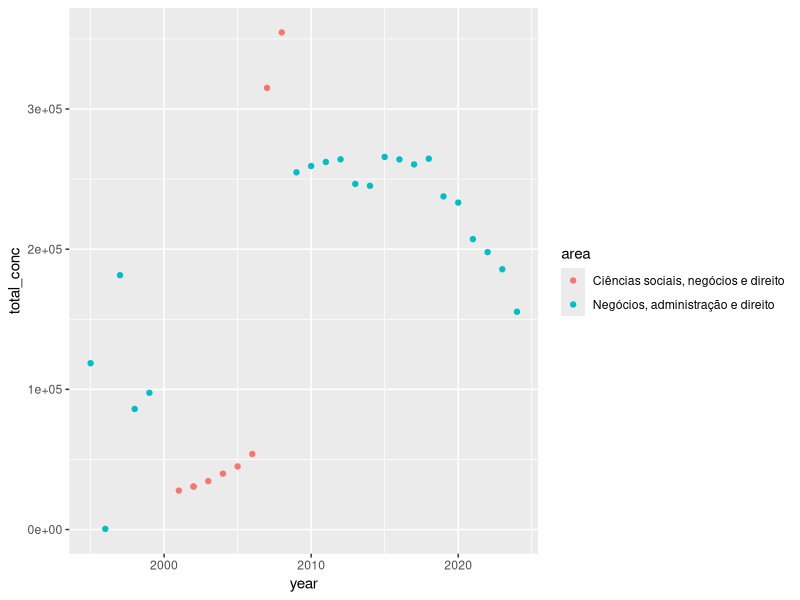
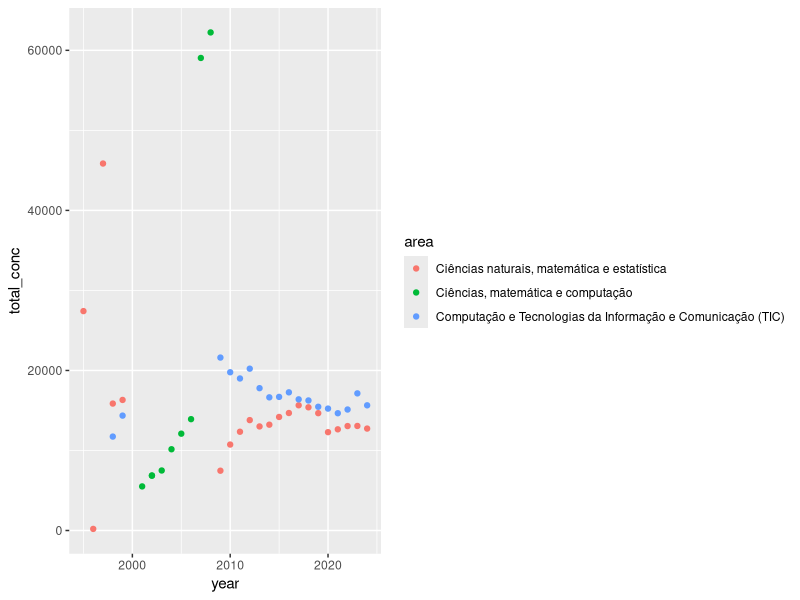
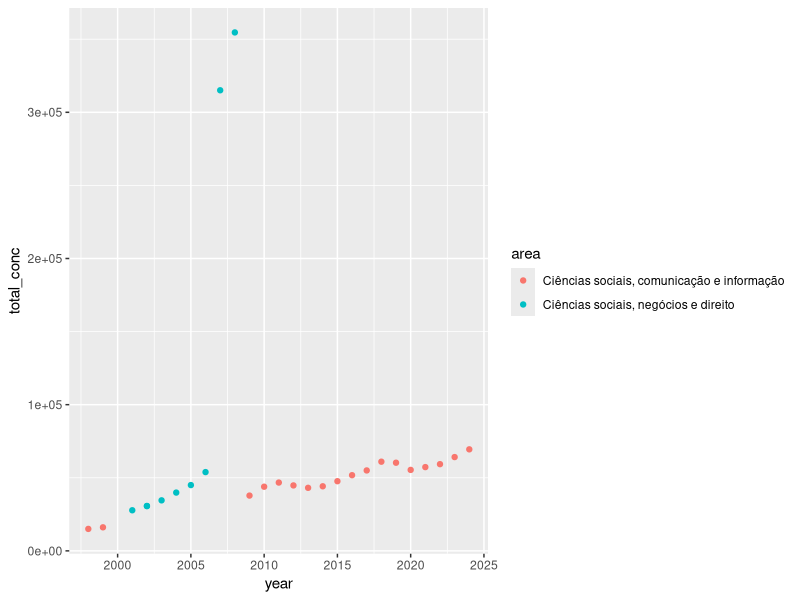
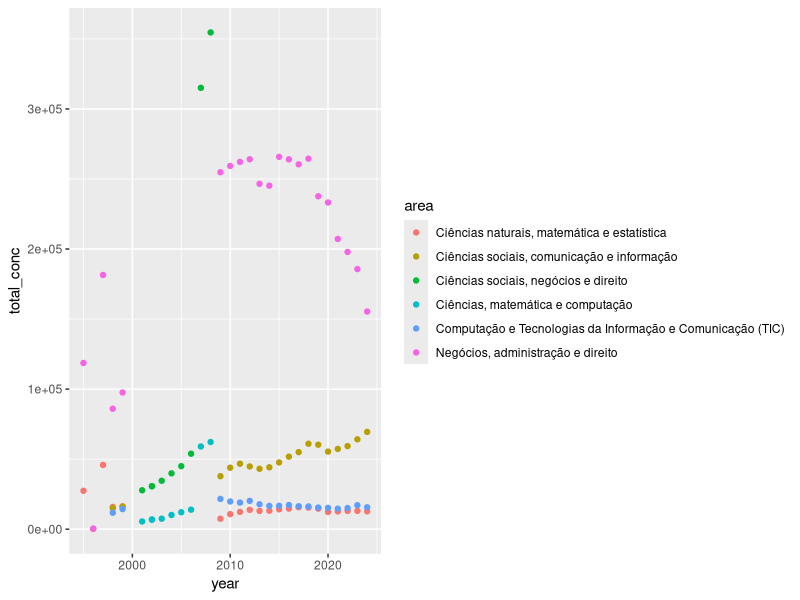

Recreate these plots in R, in order. (Note: this script raises an error after producing the figures.)
library( tidyverse )

#combining the brazil education data

br1995_99 = read_csv("1995_1999_clean.csv")
br2000_08 = read_csv("2000_2008_clean.csv")
br2009_13 = read_csv("censo_2009_13.csv")
br2014_24 = read_csv("censo_2014_24.csv")


brazil_ed = bind_rows(br1995_99,br2000_08,br2009_13,br2014_24)


brazil_ed = brazil_ed %>% 
  rename( "area" = NO_CINE_AREA_GERAL,
          "year" = NU_ANO_CENSO,
          "total_conc" = QT_CONC,
          "total_fem" =  QT_CONC_FEM,
          "total_masc" = QT_CONC_MASC) %>% 
  filter(area != "Programas ou Cursos Gerais")


table(brazil_ed$area)

#which major categories can we combine?
brazil_ed %>% 
  filter(str_detect(area, "direito")) %>%
  #filter(area == "Negócios, administração e direito") %>% 
  ggplot(aes(year, total_conc, col = area))+
  geom_point()
#these don't overlap, look ok to combine

brazil_ed %>% 
  filter(str_detect(area, "matemática") 
         | str_detect(area, "computação")
         | str_detect(area, "Computação")) %>%
  ggplot(aes(year, total_conc, col = area))+
  geom_point()

brazil_ed %>% 
  filter(str_detect(area, "sociais")) %>%
  ggplot(aes(year, total_conc, col = area))+
  geom_point()

table(brazil_ed$area)

brazil_ed %>% 
  filter(area %in% c("Ciências naturais, matemática e estatística",
                     "Ciências sociais, comunicação e informação", 
                     "Ciências sociais, negócios e direito",
                     "Ciências, matemática e computação",
                     "Computação e Tecnologias da Informação e Comunicação (TIC)",
                     "Negócios, administração e direito")) %>% 
  ggplot(aes(year, total_conc, col = area))+
  geom_point()


# combine some columns that should be in the same category
brazil_ed = brazil_ed %>% 
  mutate(area = case_when(
    area == "Artes e humanidades" ~ "Artes e humanidades",
    area == "Humanidades e artes" ~ "Artes e humanidades",
    TRUE ~ area
  )) %>%
  mutate(area = case_when(
    area == "Agricultura e veterinária" ~ "Agricultura, silvicultura, pesca e veterinária",
    area == "Agricultura, silvicultura, pesca e veterinária" ~ "Agricultura, silvicultura, pesca e veterinária",
    TRUE ~ area
  )) %>%
  mutate(area = case_when(
    area == "Saúde e bem estar social" ~ "Saúde e bem-estar",
    area == "Saúde e bem-estar" ~ "Saúde e bem-estar",
    TRUE ~ area
  ))


# the mash up of science, math, comp sci, social sciences, and business is messy
# we need to align with the US categories

# Other/Unknown = Agricultura, silvicultura, pesca e veterinária 
# Arts & Humanities = Artes e humanidades 
# Business & Management = Negócios, administração e direito + Servicios + Ciências sociais, negócios e direito
# Behavioral & Social Sciences = Ciências sociais, comunicação e informação 
# Health & Medical = Saúde e bem-estar 
# Education = Educação 
# Engineering = Engenharia, produção e construção + Computação e Tecnologias da Informação e Comunicação
# Natural Sciences = Ciências naturais, matemática e estatística + Ciências, matemática e computação


#copilot help write code for the combined variables above in brazil_ed. When we combine
#columns, if they both have data in them, this data should be summed For example,
#in the new column "Science, math, IT, and social science," the total_fem for 2012
#should be 45748. 

brazil_ed = brazil_ed %>% 
  mutate(area = case_when(
    area %in% c("Ciências naturais, matemática e estatística",
                "Ciências, matemática e computação")
                 ~ "Natural Sciences",
    area %in% c("Ciências sociais, negócios e direito",
                "Negócios, administração e direito", "Serviços") ~ 
      "Business & Management",
    area %in% c("Engenharia, produção e construção", 
    "Computação e Tecnologias da Informação e Comunicação (TIC)") ~ "Engineering",
    TRUE ~ area
  )) %>%
  group_by(year, area) %>%
  summarise(
    total_conc = sum(total_conc),
    total_fem = sum(total_fem),
    total_masc = sum(total_masc),
    .groups = "drop"
  )

table(brazil_ed$area)

brazil_ed = brazil_ed %>% 
  mutate(area = recode(area,
                       "Agricultura, silvicultura, pesca e veterinária" = "Other/Unknown",
                       "Artes e humanidades" = "Arts & Humanities",
                       "Educação"= "Education",
                       "Ciências sociais, comunicação e informação"= "Social & Behavioral Sciences",
                       "Saúde e bem-estar"= "Health & Medical"))


#Claude helped me add the totals
brazil_ed = brazil_ed %>%
  group_by(year) %>%
  summarise(
    area = "Total",
    total_conc = sum(total_conc, na.rm = TRUE),
    total_fem  = sum(total_fem,  na.rm = TRUE),
    total_masc = sum(total_masc, na.rm = TRUE)
  ) %>%
  bind_rows(brazil_ed) %>%          # combine with original data
  arrange(year, area)               # sort so "Total" appears with each year

brazil_ed

write_csv(brazil_ed, "brazil_ed_recoded.csv")

brazil_ed %>%
  mutate(check = total_fem + total_masc == total_conc) %>%
  filter(check == FALSE)


# let's make a dataset that has proportions of total_conc, total_fem, and total_masc for each area (divide by Total for each year) rather than totals

brazil_edprop = brazil_ed %>%
  group_by(year) %>%
  mutate(
    prop_conc = total_conc / total_conc[area == "Total"],
    prop_fem = total_fem / total_fem[area == "Total"],
    prop_masc = total_masc / total_masc[area == "Total"]
  ) %>%
  ungroup()

head(brazil_edprop)

write_csv(brazil_edprop, "brazil_ed_proportions.csv")

#############################################
########################################################
# Brazil economic data
#unemployment
desemprego = data.frame(WDI(country = "BR", 
                            indicator = "SL.UEM.TOTL.ZS",  # unemployment % of labor force
                            start = 1995, 
                            end = 2024))

desemprego = desemprego %>% 
  select(year,SL.UEM.TOTL.ZS) %>% 
  rename("unemploy" = SL.UEM.TOTL.ZS)


# Brazil GDP
gdp_brazil = data.frame(WDI(country = "BR", 
                            indicator = "NY.GDP.MKTP.CD",  # GDP in current US dollars
                            start = 1995, 
                            end = 2024))

gdp_brazil = gdp_brazil %>% 
  select(year, NY.GDP.MKTP.CD) %>% 
  rename( "gdp" = NY.GDP.MKTP.CD)


######
#combine education and economic data (if we need?)
brazil = full_join(brazil_ed, desemprego, by = "year")

brazil = full_join(brazil, gdp_brazil, by = "year")

brazil

write_csv(brazil, "brazil_all.csv")
  
